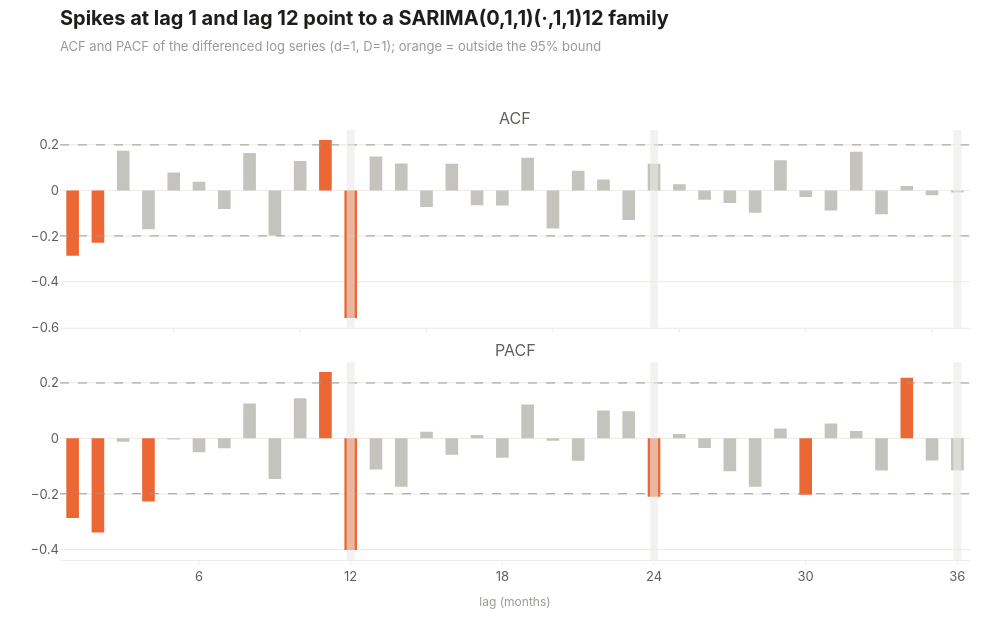

Write notebook code for a chart like this one.
### Markdown cell above
## 5. ACF และ PACF ของ series ที่ difference แล้ว

ใช้ ∇∇₁₂ log(y) (d=1, D=1) ดู lag 1-36 เส้นประคือขอบเขตนัยสำคัญ ±1.96/√n
วิธีอ่าน
- ACF ตัดหลัง lag 1 และ PACF ค่อยๆ ลด = MA(1) ส่วนปกติ (q=1)
- ACF มีแท่งที่ lag 12 = มีองค์ประกอบฤดูกาล ถ้า ACF ตัดหลัง 12 = seasonal MA(1) ถ้า PACF ที่ 12, 24 ลดลงช้าๆ ก็สอดคล้องกับ seasonal MA เช่นกัน

### Code cell
stationary = log_pre.diff(12).diff().dropna()
LAGS = 36
acf_values = np.asarray(acf(stationary, nlags=LAGS), dtype=float)
pacf_values = np.asarray(pacf(stationary, nlags=LAGS, method="ywm"), dtype=float)
bound = 1.96 / np.sqrt(len(stationary))

lags = list(range(1, LAGS + 1))
fig = make_subplots(rows=2, cols=1, shared_xaxes=True, vertical_spacing=0.08,
                    subplot_titles=["ACF", "PACF"])
for row, values in [(1, acf_values), (2, pacf_values)]:
    colors = []
    for lag in lags:
        if abs(values[lag]) > bound:
            colors.append(viz.CONTRAST)
        else:
            colors.append(viz.CONTEXT)
    fig.add_trace(go.Bar(x=lags, y=values[1:], marker=dict(color=colors), width=0.5,
                         hovertemplate="lag %{x}: %{y:.3f}<extra></extra>"), row=row, col=1)
    flat_line(fig, bound, 0.5, LAGS + 0.5, viz.MUTED, "dash", row, 1)
    flat_line(fig, -bound, 0.5, LAGS + 0.5, viz.MUTED, "dash", row, 1)
for lag in [12, 24, 36]:
    fig.add_vline(x=lag, line=dict(color=viz.GRID, width=8), opacity=0.6)
fig.update_xaxes(title_text="lag (months)", dtick=6, row=2, col=1)
fig.update_layout(showlegend=False, hovermode="closest", margin=dict(t=130))

significant_acf = []
significant_pacf = []
for lag in lags:
    if abs(acf_values[lag]) > bound:
        significant_acf.append(lag)
    if abs(pacf_values[lag]) > bound:
        significant_pacf.append(lag)
print(f"significance bound: ±{bound:.3f}")
print(f"significant ACF lags : {significant_acf}")
print(f"significant PACF lags: {significant_pacf}")
print(f"ACF lag 1 = {acf_values[1]:.3f}, lag 12 = {acf_values[12]:.3f}")

viz.titled(fig, "Spikes at lag 1 and lag 12 point to a SARIMA(0,1,1)(·,1,1)12 family",
           "ACF and PACF of the differenced log series (d=1, D=1); orange = outside the 95% bound")
viz.save(fig, "13_acf_pacf", height=620)
fig

### Figure 1 — Plotly figure (JSON) as saved in the notebook; plotly's stock layout.template omitted (floating-point values rounded to 4 significant figures)
{"data": [{"hovertemplate": "lag %{x}: %{y:.3f}<extra></extra>", "marker": {"color": ["#eb6834", "#eb6834", "#c4c3bd", "#c4c3bd", "#c4c3bd", "#c4c3bd", "#c4c3bd", "#c4c3bd", "#c4c3bd", "#c4c3bd", "#eb6834", "#eb6834", "#c4c3bd", "#c4c3bd", "#c4c3bd", "#c4c3bd", "#c4c3bd", "#c4c3bd", "#c4c3bd", "#c4c3bd", "#c4c3bd", "#c4c3bd", "#c4c3bd", "#c4c3bd", "#c4c3bd", "#c4c3bd", "#c4c3bd", "#c4c3bd", "#c4c3bd", "#c4c3bd", "#c4c3bd", "#c4c3bd", "#c4c3bd", "#c4c3bd", "#c4c3bd", "#c4c3bd"]}, "type": "bar", "width": 0.5, "x": [1, 2, 3, 4, 5, 6, 7, 8, 9, 10, 11, 12, 13, 14, 15, 16, 17, 18, 19, 20, 21, 22, 23, 24, 25, 26, 27, 28, 29, 30, 31, 32, 33, 34, 35, 36], "xaxis": "x", "y": [-0.2859, -0.2287, 0.1739, -0.17, 0.07811, 0.03811, -0.08167, 0.1636, -0.1975, 0.1285, 0.221, -0.5581, 0.1487, 0.1174, -0.07318, 0.1161, -0.06503, -0.06615, 0.1431, -0.1667, 0.08552, 0.04709, -0.1301, 0.116, 0.02646, -0.04151, -0.05485, -0.09791, 0.1319, -0.02855, -0.08829, 0.169, -0.1041, 0.01965, -0.0215, -0.009767], "yaxis": "y"}, {"hoverinfo": "skip", "line": {"color": "#9a9993", "dash": "dash", "width": 1}, "mode": "lines", "showlegend": false, "type": "scatter", "x": [0.5, 36.5], "xaxis": "x", "y": [0.199, 0.199], "yaxis": "y"}, {"hoverinfo": "skip", "line": {"color": "#9a9993", "dash": "dash", "width": 1}, "mode": "lines", "showlegend": false, "type": "scatter", "x": [0.5, 36.5], "xaxis": "x", "y": [-0.199, -0.199], "yaxis": "y"}, {"hovertemplate": "lag %{x}: %{y:.3f}<extra></extra>", "marker": {"color": ["#eb6834", "#eb6834", "#c4c3bd", "#eb6834", "#c4c3bd", "#c4c3bd", "#c4c3bd", "#c4c3bd", "#c4c3bd", "#c4c3bd", "#eb6834", "#eb6834", "#c4c3bd", "#c4c3bd", "#c4c3bd", "#c4c3bd", "#c4c3bd", "#c4c3bd", "#c4c3bd", "#c4c3bd", "#c4c3bd", "#c4c3bd", "#c4c3bd", "#eb6834", "#c4c3bd", "#c4c3bd", "#c4c3bd", "#c4c3bd", "#c4c3bd", "#eb6834", "#c4c3bd", "#c4c3bd", "#c4c3bd", "#eb6834", "#c4c3bd", "#c4c3bd"]}, "type": "bar", "width": 0.5, "x": [1, 2, 3, 4, 5, 6, 7, 8, 9, 10, 11, 12, 13, 14, 15, 16, 17, 18, 19, 20, 21, 22, 23, 24, 25, 26, 27, 28, 29, 30, 31, 32, 33, 34, 35, 36], "xaxis": "x2", "y": [-0.2859, -0.3381, -0.01255, -0.2271, -0.003696, -0.04998, -0.03559, 0.125, -0.1464, 0.1438, 0.2381, -0.4015, -0.1121, -0.1738, 0.02356, -0.0585, 0.01251, -0.06936, 0.1218, -0.008423, -0.08053, 0.1005, 0.09784, -0.2099, 0.01594, -0.0344, -0.1178, -0.1742, 0.03537, -0.2022, 0.05304, 0.02661, -0.1156, 0.2179, -0.07914, -0.1157], "yaxis": "y2"}, {"hoverinfo": "skip", "line": {"color": "#9a9993", "dash": "dash", "width": 1}, "mode": "lines", "showlegend": false, "type": "scatter", "x": [0.5, 36.5], "xaxis": "x2", "y": [0.199, 0.199], "yaxis": "y2"}, {"hoverinfo": "skip", "line": {"color": "#9a9993", "dash": "dash", "width": 1}, "mode": "lines", "showlegend": false, "type": "scatter", "x": [0.5, 36.5], "xaxis": "x2", "y": [-0.199, -0.199], "yaxis": "y2"}], "layout": {"annotations": [{"font": {"size": 16}, "showarrow": false, "text": "ACF", "x": 0.5, "xanchor": "center", "xref": "paper", "y": 1, "yanchor": "bottom", "yref": "paper"}, {"font": {"size": 16}, "showarrow": false, "text": "PACF", "x": 0.5, "xanchor": "center", "xref": "paper", "y": 0.46, "yanchor": "bottom", "yref": "paper"}], "height": 620, "hovermode": "closest", "margin": {"t": 130}, "shapes": [{"line": {"color": "#ecebe7", "width": 8}, "opacity": 0.6, "type": "line", "x0": 12, "x1": 12, "xref": "x", "y0": 0, "y1": 1, "yref": "y domain"}, {"line": {"color": "#ecebe7", "width": 8}, "opacity": 0.6, "type": "line", "x0": 12, "x1": 12, "xref": "x2", "y0": 0, "y1": 1, "yref": "y2 domain"}, {"line": {"color": "#ecebe7", "width": 8}, "opacity": 0.6, "type": "line", "x0": 24, "x1": 24, "xref": "x", "y0": 0, "y1": 1, "yref": "y domain"}, {"line": {"color": "#ecebe7", "width": 8}, "opacity": 0.6, "type": "line", "x0": 24, "x1": 24, "xref": "x2", "y0": 0, "y1": 1, "yref": "y2 domain"}, {"line": {"color": "#ecebe7", "width": 8}, "opacity": 0.6, "type": "line", "x0": 36, "x1": 36, "xref": "x", "y0": 0, "y1": 1, "yref": "y domain"}, {"line": {"color": "#ecebe7", "width": 8}, "opacity": 0.6, "type": "line", "x0": 36, "x1": 36, "xref": "x2", "y0": 0, "y1": 1, "yref": "y2 domain"}], "showlegend": false, "title": {"text": "<b>Spikes at lag 1 and lag 12 point to a SARIMA(0,1,1)(·,1,1)12 family</b><br><span style='font-size:13px;color:#9a9993'>ACF and PACF of the differenced log series (d=1, D=1); orange = outside the 95% bound</span>"}, "width": 1000, "xaxis": {"anchor": "y", "domain": [0, 1], "matches": "x2", "showticklabels": false}, "xaxis2": {"anchor": "y2", "domain": [0, 1], "dtick": 6, "title": {"text": "lag (months)"}}, "yaxis": {"anchor": "x", "domain": [0.54, 1]}, "yaxis2": {"anchor": "x2", "domain": [0, 0.46]}}}
